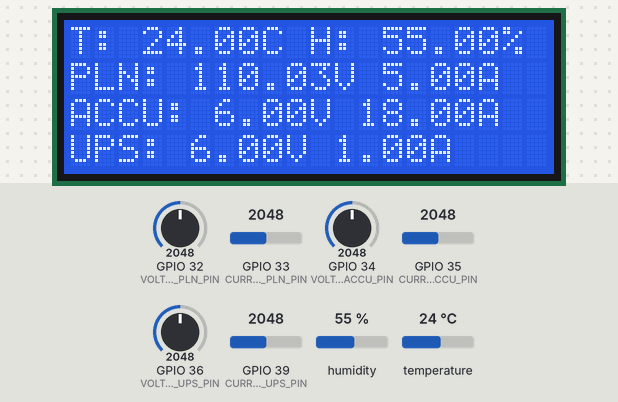
This sketch was run on a simulated ESP32. Parts: 20×4 character LCD. The test bench sets the inputs (shaded band); at power-on: humidity 55 %, GPIO 32 (VOLTAGE_PLN_PIN) = 2048, GPIO 34 (VOLTAGE_ACCU_PIN) = 2048, GPIO 33 (CURRENT_PLN_PIN) = 2048, GPIO 35 (CURRENT_ACCU_PIN) = 2048, GPIO 36 (VOLTAGE_UPS_PIN) = 2048, GPIO 39 (CURRENT_UPS_PIN) = 2048, temperature 24 °C. WiFi joins after 1.5 s; servers stay silent unless stated; web services answer with replies made up by the test bench; what the sketch prints to the serial monitor is not drawn.

Above: at 3.3 s.
3.4 s: humidity set to 22 %
At 5.7 s:
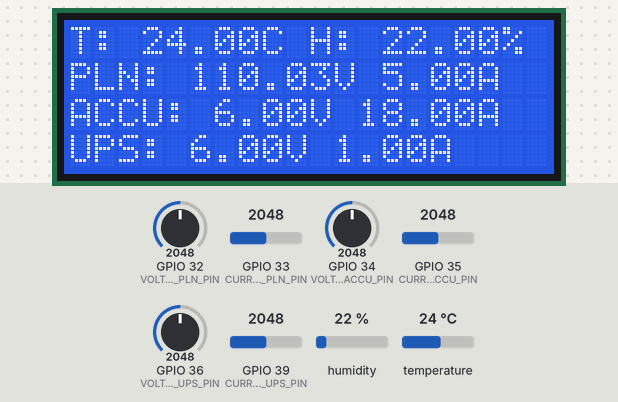
6.3 s: GPIO 32 (VOLTAGE_PLN_PIN) set to 2866
At 7.9 s:
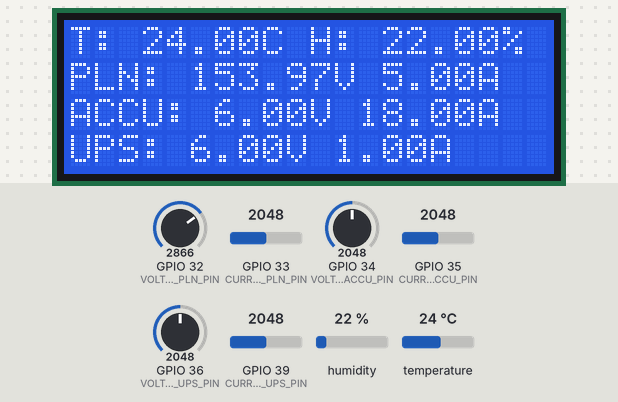
9.2 s: GPIO 34 (VOLTAGE_ACCU_PIN) set to 3376
At 12.2 s:
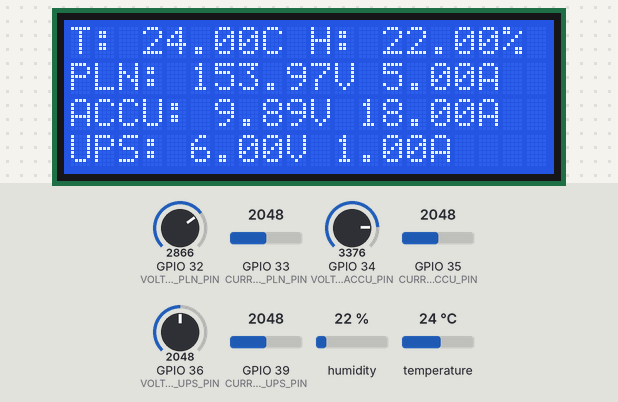
12.5 s: GPIO 34 (VOLTAGE_ACCU_PIN) set to 3466
At 13.8 s:
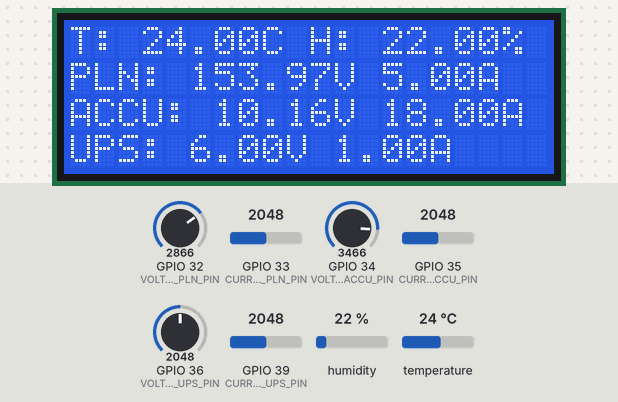
15.4 s: GPIO 33 (CURRENT_PLN_PIN) set to 2866
21.6 s: GPIO 35 (CURRENT_ACCU_PIN) set to 2866
At 23.0 s:
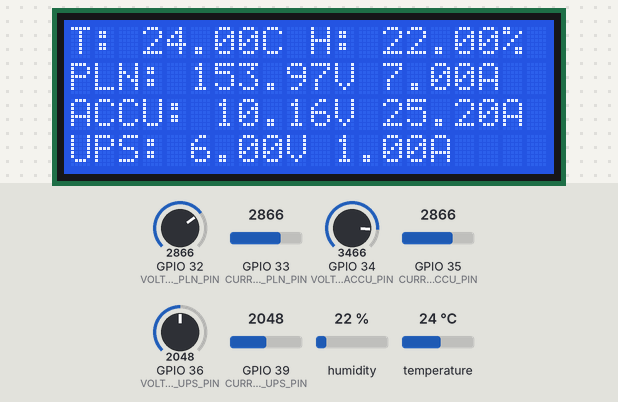
Timing chart, 0 to 24.6 s (numbered marks = the images above; inputs shaded):
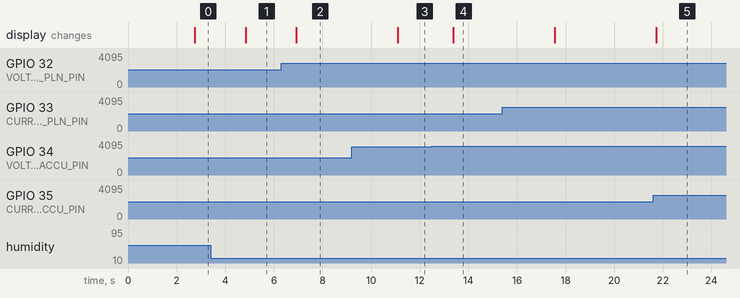

Measured:
- after the input at 3.4 s, the display: changes after 1.4 s (image 1)
- after the input at 6.3 s, the display: changes after 0.62 s (image 2)
- after the input at 9.2 s, the display: changes after 1.9 s (image 3)
- after the input at 12.5 s, the display: changes after 0.88 s (image 4)
- after the input at 21.6 s, the display: changes after 0.13 s (image 5)

The sketch:

esp32.ino
```cpp
#include <Wire.h>
#include <LiquidCrystal_I2C.h>
#include <DHT.h>
#include <WiFi.h>
#include <HTTPClient.h>

// Definisikan pin
#define DHTPIN 4 // Pin data DHT22
#define DHTTYPE DHT22 // Jenis sensor DHT
#define VOLTAGE_PLN_PIN 32
#define CURRENT_PLN_PIN 33
#define VOLTAGE_ACCU_PIN 34
#define CURRENT_ACCU_PIN 35
#define VOLTAGE_UPS_PIN 36
#define CURRENT_UPS_PIN 39

// Inisialisasi objek DHT dan LCD
DHT dht(DHTPIN, DHTTYPE);
LiquidCrystal_I2C lcd(0x27, 20, 4); // Alamat I2C LCD 20x4

// Informasi Telegram
const char* ssid = "Wokwi-GUEST"; // Ganti dengan SSID WiFi Anda
const char* password = ""; // Ganti dengan password WiFi Anda
const char* botToken = "7814812579:AAGnwV0s0xPqCT9p7YlkJ1EGUmtGfFYCb-0"; // Ganti dengan token bot Anda
const char* chatID = "7558516978"; // Ganti dengan chat ID Anda

// Variabel untuk interval pengiriman ke Telegram
unsigned long lastTelegramSendTime = 0;
unsigned long telegramInterval = 3600000; // 1 jam = 3600000 ms

// Variabel untuk status daya
enum StatusDaya { MENURUN, NORMAL, MATI };
StatusDaya statusPLN = NORMAL;
StatusDaya statusACCU = NORMAL;
StatusDaya statusUPS = NORMAL;

// Variabel untuk menandai apakah ada anomali
bool anomaliTerjadi = false;

void setup() {
    Serial.begin(115200);
    dht.begin();
    lcd.init(); // Menentukan jumlah kolom dan baris LCD
    lcd.backlight(); // Nyalakan backlight LCD

    // Koneksi ke WiFi
    WiFi.begin(ssid, password);
    while (WiFi.status() != WL_CONNECTED) {
        delay(1000);
        Serial.println("Menyambung ke WiFi...");
    }
    Serial.println("Terhubung ke WiFi");
}

// Fungsi untuk mengirim pesan Telegram menggunakan HTTPClient
void sendTelegramMessage(String message) {
    if (WiFi.status() == WL_CONNECTED) {
        HTTPClient http;

        // Buat URL untuk mengirim pesan
        String url = "https://api.telegram.org/bot" + String(botToken) + "/sendMessage?chat_id=" + String(chatID) + "&text=" + message;

        // Mulai koneksi HTTP
        http.begin(url);
        int httpResponseCode = http.GET(); // Kirim permintaan GET

        if (httpResponseCode > 0) {
            Serial.printf("Pesan berhasil dikirim ke Telegram, kode respons: %d\n", httpResponseCode);
        } else {
            Serial.printf("Gagal mengirim pesan ke Telegram, kode respons: %d\n", httpResponseCode);
        }
        http.end(); // Akhiri koneksi HTTP
    } else {
        Serial.println("Tidak terhubung ke WiFi, pesan tidak dapat dikirim.");
    }
}

void loop() {
    // Baca data DHT22
    float humidity = dht.readHumidity();
    float temperature = dht.readTemperature();

    // Baca sensor tegangan dan arus
    float voltagePLN = analogRead(VOLTAGE_PLN_PIN) * (220.0 / 4095.0); // Ganti 5.0 sesuai dengan Vcc yang digunakan
    float currentPLN = analogRead(CURRENT_PLN_PIN) * (10.0 / 4095.0);
    float voltageACCU = analogRead(VOLTAGE_ACCU_PIN) * (12.0 / 4095.0);
    float currentACCU = analogRead(CURRENT_ACCU_PIN) * (36.0 / 4095.0);
    float voltageUPS = analogRead(VOLTAGE_UPS_PIN) * (12.0 / 4095.0);
    float currentUPS = analogRead(CURRENT_UPS_PIN) * (2.00 / 4095.0);

    // Tampilkan data ke Serial Monitor
    Serial.print("Humidity: ");
    Serial.print(humidity);
    Serial.print("%, Temperature: ");
    Serial.print(temperature);
    Serial.println("°C");
    Serial.print("Voltage PLN: ");
    Serial.print(voltagePLN);
    Serial.print(" V, Current PLN: ");
    Serial.print(currentPLN);
    Serial.println(" A");
    Serial.print("Voltage ACCU: ");
    Serial.print(voltageACCU);
    Serial.print(" V, Current ACCU: ");
    Serial.print(currentACCU);
    Serial.println(" A");
    Serial.print("Voltage UPS: ");
    Serial.print(voltageUPS);
    Serial.print(" V, Current UPS: ");
    Serial.print(currentUPS);
    Serial.println(" A");

    // Mengatur status PLN
    if (voltagePLN <= 0.0) {
        if (statusPLN != MATI) {
            sendTelegramMessage("Peringatan: Daya PLN Mati!");
            statusPLN = MATI;
            anomaliTerjadi = true; // Tandai ada anomali
        }
    } else if (voltagePLN < 180.0) { // Misalnya nilai ambang untuk menurun
        if (statusPLN != MENURUN) {
            sendTelegramMessage("Peringatan: Daya PLN Menurun!");
            statusPLN = MENURUN;
            anomaliTerjadi = true; // Tandai ada anomali
        }
    } else {
        if (statusPLN != NORMAL) {
            sendTelegramMessage("Daya PLN Normal.");
            statusPLN = NORMAL;
            anomaliTerjadi = false; // Reset anomali jika kembali normal
        }
    }

    // Mengatur status ACCU
    if (voltageACCU <= 0.0) {
        if (statusACCU != MATI) {
            sendTelegramMessage("Peringatan: Daya ACCU Mati!");
            statusACCU = MATI;
            anomaliTerjadi = true; // Tandai ada anomali
        }
    } else if (voltageACCU < 10.0) { // Misalnya nilai ambang untuk menurun
        if (statusACCU != MENURUN) {
            sendTelegramMessage("Peringatan: Daya ACCU Menurun!");
            statusACCU = MENURUN;
            anomaliTerjadi = true; // Tandai ada anomali
        }
    } else {
        if (statusACCU != NORMAL) {
            sendTelegramMessage("Daya ACCU Normal.");
            statusACCU = NORMAL;
            anomaliTerjadi = false; // Reset anomali jika kembali normal
        }
    }

    // Mengatur status UPS
    if (voltageUPS <= 0.0) {
        if (statusUPS != MATI) {
            sendTelegramMessage("Peringatan: Daya UPS Mati!");
            statusUPS = MATI;
            anomaliTerjadi = true; // Tandai ada anomali
        }
    } else if (voltageUPS < 10.0) { // Misalnya nilai ambang untuk menurun
        if (statusUPS != MENURUN) {
            sendTelegramMessage("Peringatan: Daya UPS Menurun!");
            statusUPS = MENURUN;
            anomaliTerjadi = true; // Tandai ada anomali
        }
    } else {
        if (statusUPS != NORMAL) {
            sendTelegramMessage("Daya UPS Normal.");
            statusUPS = NORMAL;
            anomaliTerjadi = false; // Reset anomali jika kembali normal
        }
    }

    // Kirim pesan setiap satu jam jika ada anomali
    unsigned long currentMillis = millis();
    if (currentMillis - lastTelegramSendTime >= telegramInterval) {
        if (anomaliTerjadi) {
            sendTelegramMessage("Peringatan: Terjadi anomali pada salah satu sumber daya dalam 1 jam terakhir.");
        } else {
            sendTelegramMessage("Status sistem masih berjalan. Daya PLN, ACCU, dan UPS sedang dipantau.");
        }
        lastTelegramSendTime = currentMillis; // Reset timer
    }

   // Tampilkan data ke LCD
    lcd.clear();
    lcd.setCursor(0, 0);
    lcd.print("T: "); lcd.print(temperature); lcd.print("C H: "); lcd.print(humidity); lcd.print("%");
    lcd.setCursor(0, 1);
    lcd.print("PLN: "); lcd.print(voltagePLN); lcd.print("V "); lcd.print(currentPLN); lcd.print("A");
    lcd.setCursor(0, 2);
    lcd.print("ACCU: "); lcd.print(voltageACCU); lcd.print("V "); lcd.print(currentACCU); lcd.print("A");
    lcd.setCursor(0, 3);
    lcd.print("UPS: "); lcd.print(voltageUPS); lcd.print("V "); lcd.print(currentUPS); lcd.print("A");

    delay(2000); // Delay 2 detik sebelum pembacaan ulang
}
```
